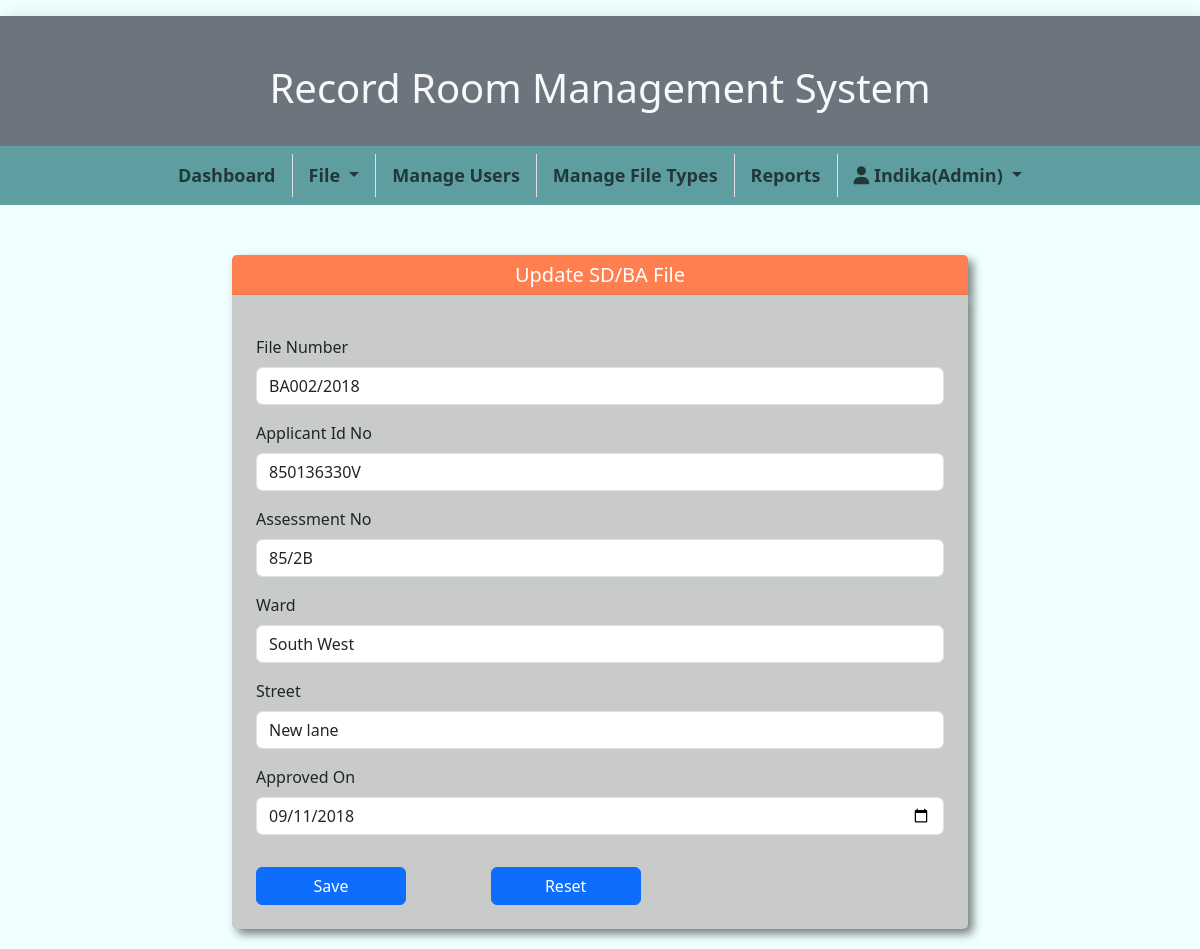
Page /UpdateSDBAFile.php?ufno=BA002/2018 (signed in) on the committed database.
### tables this page shows
CREATE TABLE `sdba` (
  `fileNumber` varchar(100) NOT NULL,
  `applicantIdNo` varchar(12) NOT NULL,
  `assesmentNo` varchar(50) NOT NULL,
  `ward` varchar(100) NOT NULL,
  `street` varchar(200) NOT NULL,
  `approvedOn` date NOT NULL
);

### UpdateSDBAFile.php (the view, shortened to what this page needs)
<!DOCTYPE html>
<html lang="en">
<head>
    <link href="https://cdn.jsdelivr.net/npm/bootstrap@5.3.0/dist/css/bootstrap.min.css" rel="stylesheet">
    <link rel="stylesheet" href="https://cdnjs.cloudflare.com/ajax/libs/font-awesome/6.4.0/css/all.min.css">
    <link rel="stylesheet" href="css/styles.css">
</head>
<body>
    <?php
    include "header.php";
    require_once "db_connection.php";
    $ufnum = "";
    $applicantIdNo = "";
    $assesmentNo = "";
    $ward = "";
    $street = "";
    $approvedOn    = "";
    $disable = $_SESSION["role"] == 'Viewer'?'disabled':'';
    if (isset($_GET['ufno'])) {
        $ufnum =  $_GET['ufno'];
        $sql = "SELECT * From sdba WHERE fileNumber='" . $ufnum . "'";
        $result = mysqli_query($conn, $sql);
        if ($result->num_rows > 0) {
            while ($row = $result->fetch_assoc()) {
                $applicantIdNo = $row['applicantIdNo'];
                $assesmentNo = $row['assesmentNo'];
                $ward = $row['ward'];
                $street = $row['street'];
                $approvedOn = $row['approvedOn'];
            }
        }
    }
    ?>
    <div class="container">
        <div class="row justify-content-center">
            <div class="col-md-8">
                <div class="formHeader">
                    Update SD/BA File
                </div>
                <form class="p-4" action="ActionUpdateSDBAFile.php" method="post">
                    <div class="mt-3">
                        <label for="ufnum" class="form-label">File Number</label>
                        <input type="text" name="ufnum" id="ufnum" class="form-control" readonly value="<?php echo $ufnum  ?>">
                    </div>
                    <div class="mt-3">
                        <label for="apidno" class="form-label">Applicant Id No</label>
                        <input type="text" name="apidno" id="apidno" class="form-control" minlength="10" maxlength="12" value="<?php echo  $applicantIdNo  ?>">
                    </div>
                    <div class="mt-3">
                        <label for="assmno" class="form-label">Assessment No</label>
                        <input type="text" name="assmno" id="assmno" class="form-control" value="<?php echo  $assesmentNo  ?>">
                    </div>
                    <div class="mt-3">
                        <label for="ward" class="form-label">Ward</label>
                        <input type="text" name="ward" id="ward" class="form-control" value="<?php echo  $ward  ?>">
                    </div>
                    <div class="mt-3">
                        <label for="stre" class="form-label">Street</label>
                        <input type="text" name="stre" id="stre" class="form-control" value="<?php echo $street  ?>">
                    </div>
                    <div class="mt-3">
                        <label for="appron" class="form-label">Approved On</label>
                        <input type="date" name="appron" id="appron" class="form-control" value="<?php echo  $approvedOn ?>">
                    </div>
                    <div class="mt-3">
                        <div class="row g-3 mt-3">
                            <div class="col-sm-4 d-flex align-items-center text-nowrap gap-2">
                                <button type="submit" <?php echo $disable ?> class="btn btn-primary">Save</button>
                            </div>
                            <div class="col-sm-4 d-flex align-items-center text-nowrap gap-2">
                                <button type="reset" class="btn btn-primary">Reset</button>
                            </div>
                        </div>
                    </div>
                </form>
            </div>
        </div>
    </div>
</body>
</html>

### css/styles.css (style rules this page uses)
body { margin: auto; background-color: azure; overflow-x: hidden; }
button { width: 150px; }
form { margin-bottom: 20px; background-color: rgb(201, 202, 202); border-bottom-left-radius: 5px; border-bottom-right-radius: 5px; box-shadow: 5px 5px 10px rgba(0, 0, 0, 0.5); }
.formHeader { margin: 50px 0px 0; background-color: coral; height: 40px; display: flex; align-items: center; justify-content: center; color: #fff; font-size: 20px; font-weight: 500; box-shadow: 5px 5px 10px rgba(0, 0, 0, 0.5); border-top-left-radius: 5px; border-top-right-radius: 5px; }

### rows in the picture
sdba: apidno "850136330V", assmno "85/2B", ward "South West", stre "New lane", appron "09/11/2018"

### other values in the picture
$_SESSION['user'] "Indika"
$_SESSION['role'] "Admin"
